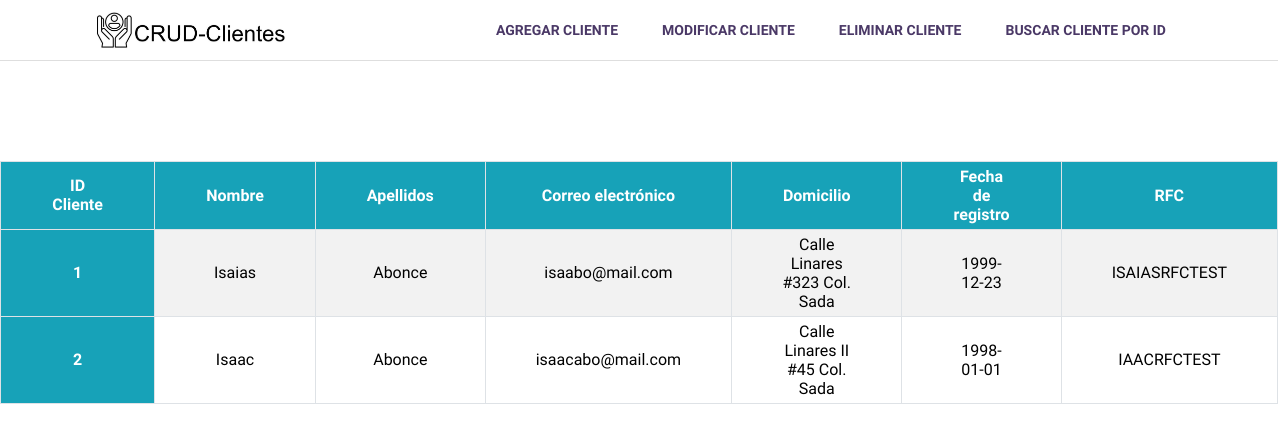
The page / on the database its author committed.
### tables this page shows
CREATE TABLE `cliente` (
  `id` int(11) NOT NULL,
  `nombres` varchar(50) NOT NULL,
  `apellidos` varchar(50) NOT NULL,
  `correo` varchar(150) NOT NULL,
  `domicilio` varchar(150) NOT NULL,
  `fechaNac` date NOT NULL,
  `rfc` varchar(13) NOT NULL
);

### Persistencia/clienteDAO.php (called while the page is built, shortened)
<?php
class ClienteDAO{
    private $servidor = "localhost";
    private $usuario = "root";
    private $pws = "root";
    private $db = "clientes";
    public function Conectar(){
        try {
            $mysqli = new mysqli(
                $this->servidor,
                $this->usuario,
                $this->pws,
                $this->db
            );
            return $mysqli;
        } catch (mysqli_sql_exception $e) {
            throw $e;
        }
    }
    public function leerClientes(){
        $conexion = $this->Conectar();
        $consulta = "select * from cliente";
        return $resultado = $conexion->query($consulta);
    }
}

### index.php (the view, shortened to what this page needs)
<!DOCTYPE html>
<html lang="en">
<head>
    <link rel="stylesheet" href="Vista/css/tablecrud.css">
    <link rel="stylesheet" href="Vista/css/menu.css">
</head>
<body>
    <header>
        <img src="./Vista/icons/logo.jpg" alt="logo.png" class="logo">
        <nav>
            <ul>
                <li><a href="./Vista/agregarCliente.php">Agregar cliente</a></li>
                <li><a href="./Vista/modificarCliente.php">Modificar cliente</a></li>
                <li><a href="./Vista/eliminarCliente.php">Eliminar cliente</a></li>
                <li><a href="./Vista/buscarCliente.php">Buscar cliente por ID</a></li>
            </ul>
        </nav>
    </header>
    <div >
        <div >
            <table >
                <thead>
                    <th scope="col">ID Cliente</th>
                    <th scope="col">Nombre</th>
                    <th scope="col">Apellidos</th>
                    <th scope="col">Correo electrónico</th>
                    <th scope="col">Domicilio</th>
                    <th scope="col">Fecha de registro</th>
                    <th scope="col">RFC</th>
                </thead>
                <tbody>
                    <?php
                    include("./Persistencia/clienteDAO.php");
                    $clienteDao = new ClienteDAO();
                    $tabla = $clienteDao->leerClientes();
                    while ($registro = mysqli_fetch_array($tabla)) {
                    ?>
                        <tr>
                            <td> <?php echo $registro[0] ?> </td>
                            <td> <?php echo $registro[1] ?> </td>
                            <td> <?php echo $registro[2] ?> </td>
                            <td> <?php echo $registro[3] ?> </td>
                            <td> <?php echo $registro[4] ?> </td>
                            <td> <?php echo $registro[5] ?> </td>
                            <td> <?php echo $registro[6] ?></td>
                        </tr>
                    <?php
                    }
                    ?>
                </tbody>
            </table>
        </div>
    </div>
</body>
</html>

### Vista/css/tablecrud.css (style rules this page uses)
table { margin: auto; margin-top: 50px; text-align: center; font-family: Arial, Helvetica, sans-serif; font-size: 16px; border-collapse: collapse; }
table th, table td { border: 1px solid #dee2e6; padding: 5px 50px; }
table th, table td:first-child { background-color: #17A2B8; color: #FFF; font-weight: 600; width: 100px; }
table tr:nth-child(odd) { background-color: rgba(0, 0, 0, 0.05); }

### Vista/css/menu.css (style rules this page uses)
* { margin: 0; padding: 0; font-family: 'Varela Round', sans-serif; }
header { display: flex; flex-direction: row; justify-content: space-around; align-items: center; padding: 10px 0px; border-bottom: 1px solid #dedede; margin-bottom: 100px; }
li { display: inline-block; padding: 0px 20px; list-style: none; }
a { font-size: 14px; text-decoration: none; text-transform: uppercase; font-weight: 700; color: #4a3866; transition: all 0.3s; }
.logo { width: 200px; cursor: pointer; }

### rows shown on the page
cliente: id "1", nombres "Isaias", apellidos "Abonce", correo "isaabo@mail.com", domicilio "Calle Linares #323 Col. Sada", fechaNac "1999-12-23", rfc "ISAIASRFCTEST"
cliente: id "2", nombres "Isaac", apellidos "Abonce", correo "isaacabo@mail.com", domicilio "Calle Linares II #45 Col. Sada", fechaNac "1998-01-01", rfc "IAACRFCTEST"
